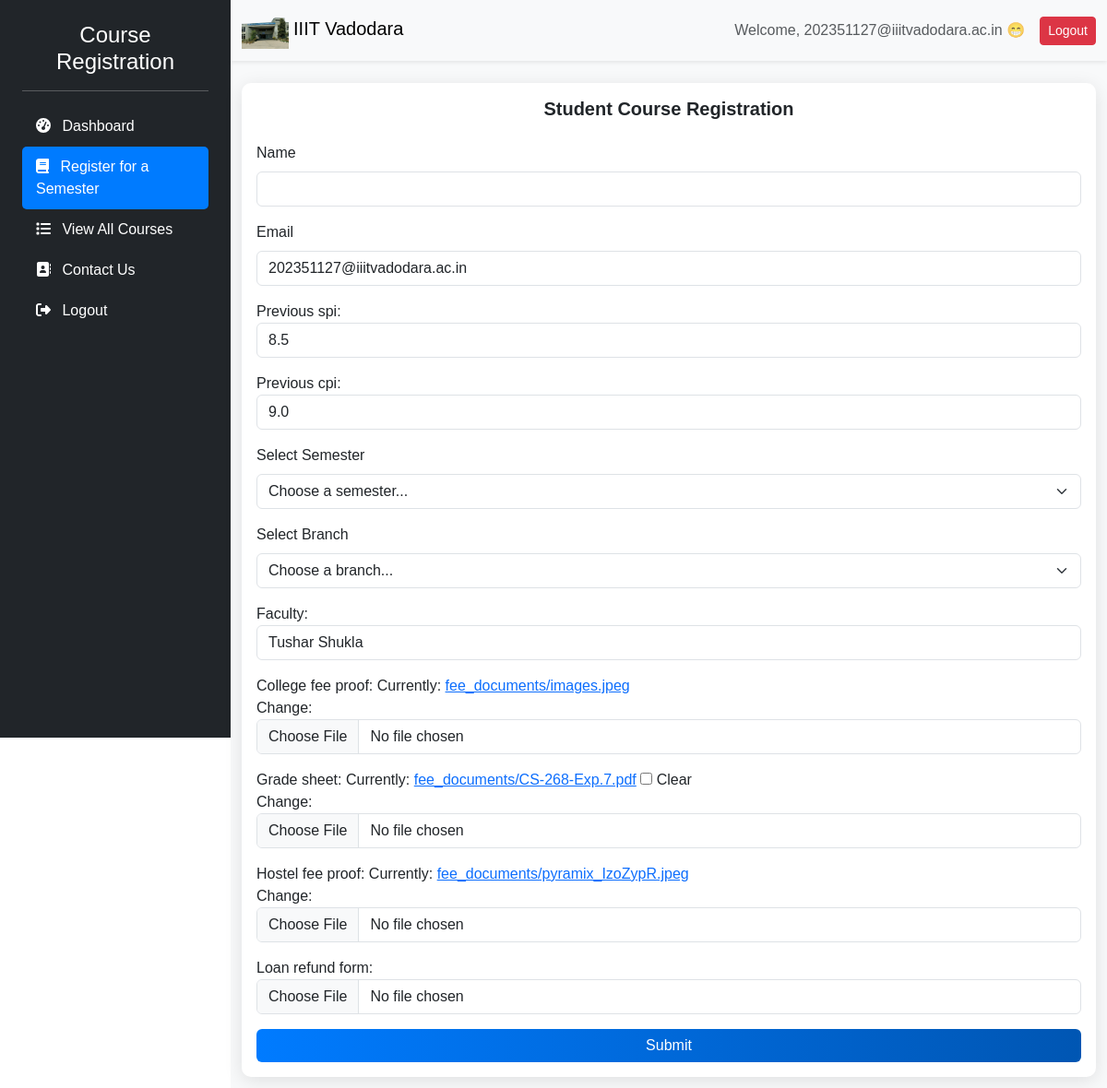
The page /course_registration/register/ (signed in) on the database as committed earlier.
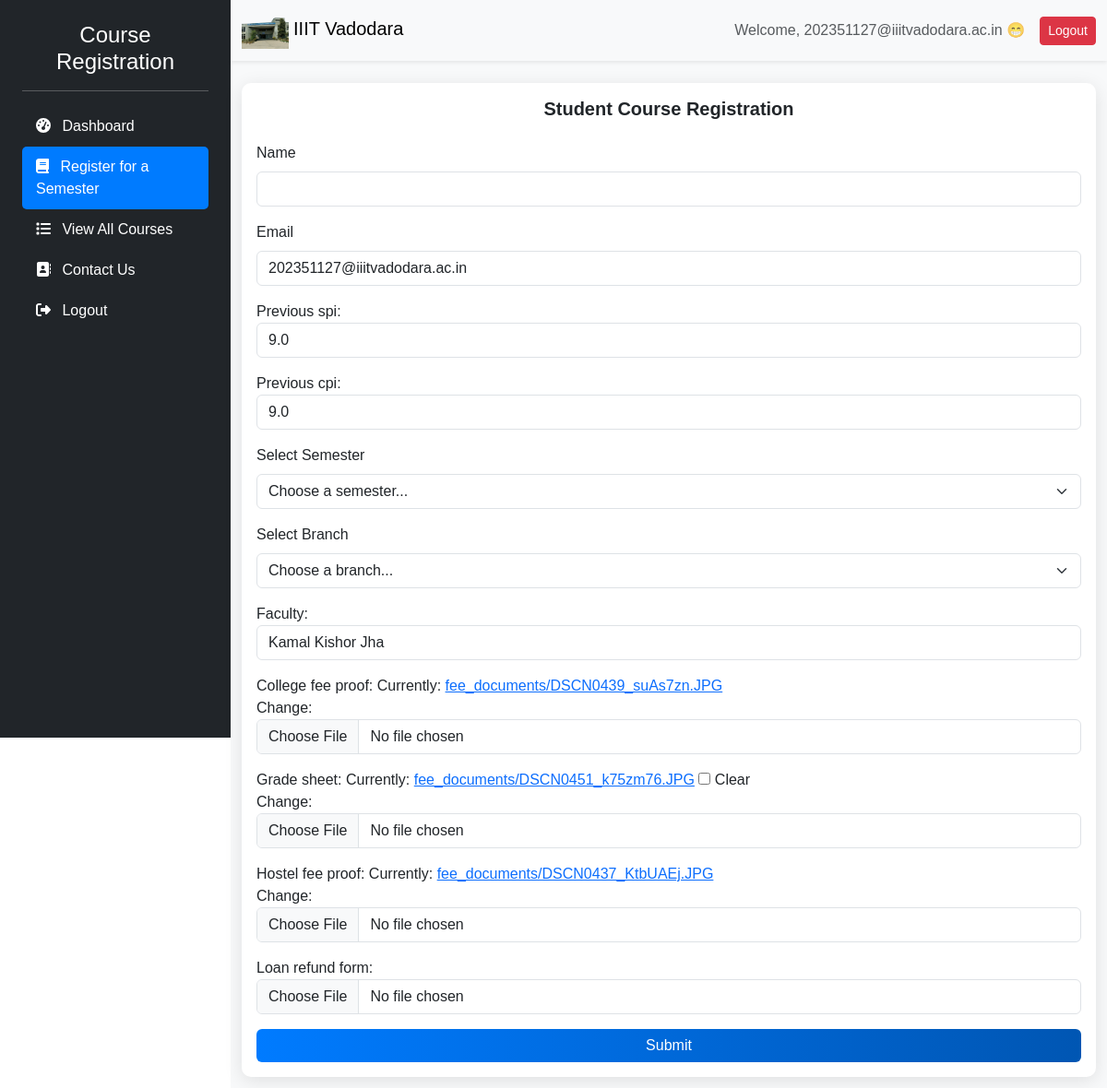
The same page on the database as committed later.
### course_registration/models.py (models this page shows, shortened)
class StudentRegistration(models.Model):
    SEMESTER_CHOICES = [(str(i), f"Semester {i}") for i in range(1, 9)]  # Semesters 1 to 8
    BRANCH_CHOICES = [
        ("CSE", "Computer Science Engineering"),
        ("IT", "Information Technology"),
        ("CSE/IT", "Computer Science or Information Technology"),
    ]
    STATUS_CHOICES = [
        ('In Progress', 'In Progress'),
        ('Issues', 'Issues'),
        ('Rejected', 'Rejected'),
        ('Accepted', 'Accepted'),
    ]
    student = models.ForeignKey(Student, on_delete=models.CASCADE, to_field="email", related_name="registrations")
    name = models.CharField(max_length=255)
    email = models.EmailField()
    previous_spi = models.FloatField()
    previous_cpi = models.FloatField()
    branch_name = models.CharField(max_length=10, choices=BRANCH_CHOICES, default="CSE/IT")  # Restrict to CSE or IT
    semester_applying_for = models.CharField(max_length=2, choices=SEMESTER_CHOICES)
    faculty = models.ForeignKey(Faculty, on_delete=models.SET_NULL, null=True)
    selected_courses = models.ManyToManyField(Course)  # ✅ Fix
    grade_sheet = models.FileField(upload_to="fee_documents/", blank=True, null=True, help_text="Upload your grade sheet (PDF format recommended).")  # New field
    college_fee_proof = models.FileField(upload_to="fee_documents/")
    hostel_fee_proof = models.FileField(upload_to="fee_documents/")
    loan_refund_form = models.FileField(upload_to="fee_documents/", blank=True, null=True)
    submitted_at = models.DateTimeField(auto_now_add=True)
    status = models.CharField(max_length=50, choices=STATUS_CHOICES, default='In Progress')  # Updated status field
    message = models.TextField(max_length=500, blank=True, null=True, help_text="Message from faculty regarding the registration status.")

### course_registration/views.py (the view)
# urls.py: path("register/", register_student, name="register_student"),
def register_student(request):
    student_email = request.session.get("student_email")
    if not student_email:
        messages.error(request, "User session expired. Please log in again.")
        return redirect('login')
    student = get_object_or_404(Student, email=student_email)
    registration = StudentRegistration.objects.filter(student=student).first()
    if request.method == "POST":
        print("POST data:", request.POST) #debug
        print("Files:", request.FILES)
        form = StudentRegistrationForm(request.POST, request.FILES, instance=registration)  # Handle form & file data
        if form.is_valid():
            print("Cleaned Data:", form.cleaned_data)  # Debugging
            registration = form.save(commit=False)  # Save the form but do not commit to DB yet
            registration.student = student
            registration.email = student.email  # Ensure email is set
            registration.name = request.POST.get('name', '')  # Get name from form input
            registration.branch_name = request.POST.get('branch', 'CSE/IT')
            registration.faculty = form.cleaned_data['faculty']
            registration.save()  # Save student record first
            print("Registration saved with id:", registration.id) #confirm save
            form.save_m2m() #save selected courses
            print("ManyToMany saved:", registration.selected_courses.all()) #confirm courses
            try:
                enrolled, created = Enrolled.objects.get_or_create(
                    student=student,
                    defaults={'college_id': student.college_id}
                )
                enrolled.selected_courses.set(registration.selected_courses.all())
                enrolled.faculty = registration.faculty
                enrolled.save()
                print("Enrolled saved with ID:", enrolled.id)
            except Exception as e:
                print("Error saving Enrolled:", str(e))
            messages.success(request, "Registration submitted successfully.")
            return redirect("registration_success", registration_id=registration.id)
        else:
            print("Form errors:", form.errors)
            messages.error(request, "Please correct the errors below.")
            return render(request, "course_registration/register.html", {"form": form})
    else:
        form = StudentRegistrationForm(instance=registration)
    faculty_advisors = Faculty.objects.all()
    print("Faculty Advisors:", list(faculty_advisors))  # Debug: Check if data exists
    return render(request, "course_registration/register.html", {"form": form})

### course_registration/forms.py
class StudentRegistrationForm(forms.ModelForm):
    selected_courses = forms.ModelMultipleChoiceField(
        queryset=Course.objects.all(),
        widget=forms.CheckboxSelectMultiple, # Use checkboxes instead of hidden field
        required=False
    )
    faculty = forms.ModelChoiceField(queryset=Faculty.objects.all(), empty_label="Select Faculty Advisor")
    selected_courses = forms.ModelMultipleChoiceField(
        queryset=Course.objects.all(),
        widget=forms.CheckboxSelectMultiple,
        required=True
    )
    class Meta:
        model = StudentRegistration
        fields = [
            'previous_spi', 'previous_cpi', 'semester_applying_for',
            'selected_courses', 'faculty', 'college_fee_proof',
            'hostel_fee_proof', 'loan_refund_form',
            'grade_sheet',
        ]
        exclude = ['student', 'email', 'name', 'branch_name', 'submitted_at']
    def __init__(self, *args, **kwargs):
        super().__init__(*args, **kwargs)
        self.fields['faculty'].widget.attrs.update({'class': 'form-control'})
        for field in self.fields:
            self.fields[field].widget.attrs.update({'class': 'form-control'})

### course_registration/templates/course_registration/register.html (shortened to what the changed rows need)
{% load static %}
<!DOCTYPE html>
<html lang="en">
<head>
    <link href="https://cdn.jsdelivr.net/npm/bootstrap@5.3.0/dist/css/bootstrap.min.css" rel="stylesheet" />
    <link rel="stylesheet" href="https://cdnjs.cloudflare.com/ajax/libs/font-awesome/6.4.0/css/all.min.css" />
</head>
<body>
    <div class="d-flex">
        <div class="main-content">
            <div class="container mt-4">
                <div class="card">
                    <div class="card-body">
                        <h2 class="card-title text-center mb-4">Student Course Registration</h2>
                        <form method="POST" action="{% url 'register_student' %}" enctype="multipart/form-data">
                            <div class="mb-3">
                                <label for="name" class="form-label">Name</label>
                                <input type="text" name="name" id="name" class="form-control" value="{{ registration.name|default:'' }}" required>
                            </div>
                            <div class="mb-3">
                                <label class="form-label">Email</label>
                                <input type="email" name="email" value="{{ request.session.student_email }}" class="form-control" readonly>
                            </div>
                            <div class="mb-3">
                                {{ form.previous_spi.label_tag }} {{ form.previous_spi }}
                            </div>
                            <div class="mb-3">
                                {{ form.previous_cpi.label_tag }} {{ form.previous_cpi }}
                            </div>
                            <div class="mb-3">
                                <label for="semester-select" class="form-label">Select Semester</label>
                                <select class="form-select" id="semester-select" name="semester_applying_for">
                                </select>
                            </div>
                            <div class="mb-3">
                                <label for="branch-select" class="form-label">Select Branch</label>
                                <select class="form-select" id="branch-select" name="branch">
                                </select>
                            </div>
                            <div class="mb-3">
                                {{ form.faculty.label_tag }} {{ form.faculty }}
                            </div>
                            <div class="mb-3">
                                {{ form.college_fee_proof.label_tag }} {{ form.college_fee_proof }}
                            </div>
                            <div class="mb-3">
                                {{ form.grade_sheet.label_tag }} {{ form.grade_sheet }}
                            </div>
                            <div class="mb-3">
                                {{ form.hostel_fee_proof.label_tag }} {{ form.hostel_fee_proof }}
                            </div>
                            <div class="mb-3">
                                {{ form.loan_refund_form.label_tag }} {{ form.loan_refund_form }}
                            </div>
                            <button type="submit" class="btn btn-primary w-100">Submit</button>
                        </form>
                    </div>
                </div>
            </div>
        </div>
    </div>
</body>
</html>

Rows that differ between the two databases and show on the page:
removed StudentRegistration: previous_spi "8.5", previous_cpi "9.0", faculty "Tushar Shukla"
added StudentRegistration: previous_spi "9.0", previous_cpi "9.0", faculty "Kamal Kishor Jha"
Other text that changed with them:
text no longer shown: "Currently: fee_documents/images.jpeg Change: Currently: fee_documents/CS-268-Exp.7.pdf Clear Change: Currently: fee_documents/pyramix_IzoZypR.jpeg Change:"
text now shown: "Currently: fee_documents/DSCN0439_suAs7zn.JPG Change: Currently: fee_documents/DSCN0451_k75zm76.JPG Clear Change: Currently: fee_documents/DSCN0437_KtbUAEj.JPG Change:"
